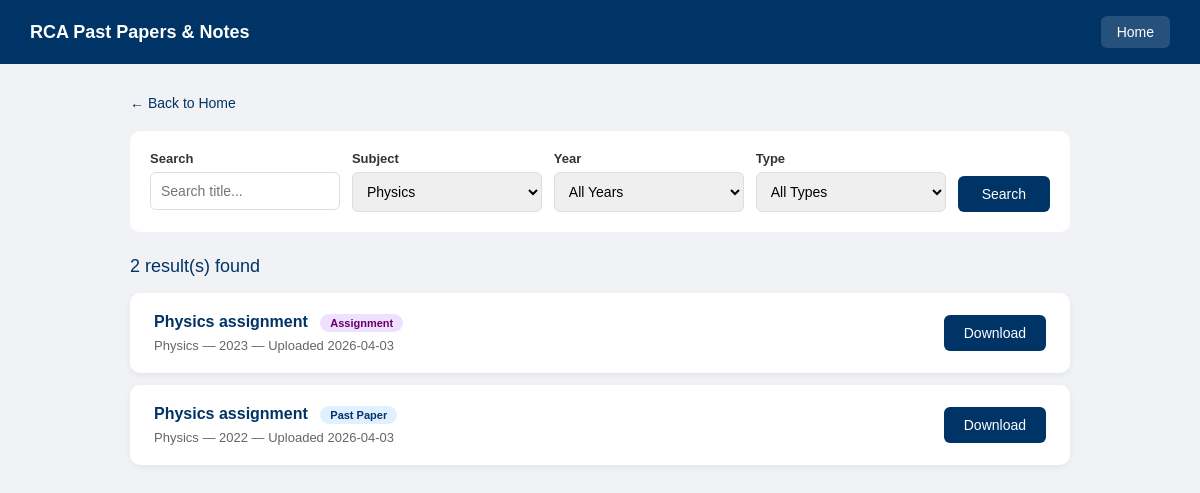
Page /browse?subject=2 on the committed database.
### tables this page shows
CREATE TABLE papers (
            id INTEGER PRIMARY KEY AUTOINCREMENT,
            title TEXT NOT NULL,
            subject_id INTEGER NOT NULL,
            year INTEGER NOT NULL,
            paper_type TEXT NOT NULL,
            file_path TEXT NOT NULL,
            file_type TEXT NOT NULL,
            description TEXT,
            uploaded_at TIMESTAMP DEFAULT CURRENT_TIMESTAMP,
            FOREIGN KEY (subject_id) REFERENCES subjects (id)
        );

CREATE TABLE subjects (
            id INTEGER PRIMARY KEY AUTOINCREMENT,
            name TEXT NOT NULL UNIQUE,
            year INTEGER NOT NULL
        );

### app.py (the view)
@app.route('/browse')
def browse():
    conn = get_db()
    subjects = conn.execute(
        'SELECT * FROM subjects').fetchall()
    years = list(range(datetime.now().year, 2019, -1))
    search = request.args.get('search', '')
    selected_subject = request.args.get('subject', '')
    selected_year = request.args.get('year', '')
    selected_type = request.args.get('paper_type', '')
    query = '''SELECT papers.*, subjects.name as subject_name
               FROM papers JOIN subjects
               ON papers.subject_id = subjects.id
               WHERE 1=1'''
    params = []
    if search:
        query += ' AND papers.title LIKE ?'
        params.append('%' + search + '%')
    if selected_subject:
        query += ' AND papers.subject_id = ?'
        params.append(selected_subject)
    if selected_year:
        query += ' AND papers.year = ?'
        params.append(selected_year)
    if selected_type:
        query += ' AND papers.paper_type = ?'
        params.append(selected_type)
    query += ' ORDER BY papers.uploaded_at DESC'
    all_papers = conn.execute(query, params).fetchall()
    conn.close()
    return render_template('browse.html',
        papers=all_papers,
        subjects=subjects,
        years=years,
        search=search,
        selected_subject=selected_subject,
        selected_year=selected_year,
        selected_type=selected_type)

### app.py (called while the page is built)
def get_db():
    conn = sqlite3.connect('database/papers.db')
    conn.row_factory = sqlite3.Row
    return conn

### templates/browse.html (shortened to what this page needs)
<!DOCTYPE html>
<html lang="en">
<head>
</head>
<body>
    <div class="navbar">
        <h1>RCA Past Papers & Notes</h1>
        <a href="/">Home</a>
    </div>
    <div class="container">
        <a href="/" class="back-link">← Back to Home</a>
        <div class="filters">
            <form method="GET" action="/browse"
                style="display:flex;gap:12px;width:100%;flex-wrap:wrap;">
                <div class="filter-group">
                    <label>Search</label>
                    <input type="text" name="search"
                        value="{{ search }}"
                        placeholder="Search title..."/>
                </div>
                <div class="filter-group">
                    <label>Subject</label>
                    <select name="subject">
                        {% for subject in subjects %}
                        <option value="{{ subject['id'] }}"
                            {% if selected_subject == subject['id']|string %}
                            selected{% endif %}>
                            {{ subject['name'] }}
                        </option>
                        {% endfor %}
                    </select>
                </div>
                <div class="filter-group">
                    <label>Year</label>
                    <select name="year">
                        <option value="">All Years</option>
                    </select>
                </div>
                <div class="filter-group">
                    <label>Type</label>
                    <select name="paper_type">
                        <option value="">All Types</option>
                    </select>
                </div>
                <button type="submit">Search</button>
            </form>
        </div>
        <div class="results-title">
            {{ papers|length }} result(s) found
        </div>
        {% if papers %}
            {% for paper in papers %}
            <div class="paper-card">
                <div class="paper-info">
                    <h4>
                        {{ paper['title'] }}
                        {% if paper['paper_type'] == 'Past Paper' %}
                        <span class="badge badge-paper">Past Paper</span>
                        {% elif paper['paper_type'] == 'Notes' %}
                        <span class="badge badge-note">Notes</span>
                        {% elif paper['paper_type'] == 'Mock Exam' %}
                        <span class="badge badge-mock">Mock Exam</span>
                        {% else %}
                        <span class="badge badge-assign">Assignment</span>
                        {% endif %}
                    </h4>
                    <p>{{ paper['subject_name'] }} —
                       {{ paper['year'] }} —
                       Uploaded {{ paper['uploaded_at'][:10] }}</p>
                </div>
                <a href="/student-download/{{ paper['id'] }}"
                    class="btn-download">Download</a>
            </div>
            {% endfor %}
        {% else %}
            <div class="empty">
                <h3>No papers found</h3>
                <p>Try changing your search or filters.</p>
            </div>
        {% endif %}
    </div>
</body>
</html>

### templates/browse.html (style rules this page uses)
* { margin: 0; padding: 0; box-sizing: border-box; }
body { font-family: Arial, sans-serif; background: #f0f2f5; }
.navbar { background: #003366; color: white; padding: 16px 30px; display: flex; justify-content: space-between; align-items: center; }
.navbar h1 { font-size: 18px; }
.navbar a { color: white; text-decoration: none; padding: 8px 16px; border-radius: 6px; font-size: 14px; background: rgba(255,255,255,0.15); }
.container { padding: 30px; max-width: 1000px; margin: 0 auto; }
.filters { background: white; padding: 20px; border-radius: 10px; margin-bottom: 24px; display: flex; gap: 12px; flex-wrap: wrap; align-items: flex-end; }
.filter-group { flex: 1; min-width: 160px; }
.filter-group label { display: block; font-size: 13px; color: #333; font-weight: bold; margin-bottom: 6px; }
.filter-group input, .filter-group select { width: 100%; padding: 10px; border: 1px solid #ddd; border-radius: 6px; font-size: 14px; }
.filters button { padding: 10px 24px; background: #003366; color: white; border: none; border-radius: 6px; font-size: 14px; cursor: pointer; align-self: flex-end; }
.results-title { font-size: 18px; color: #003366; margin-bottom: 16px; }
.paper-card { background: white; padding: 20px 24px; border-radius: 10px; margin-bottom: 12px; display: flex; justify-content: space-between; align-items: center; box-shadow: 0 2px 6px rgba(0,0,0,0.06); }
.paper-info h4 { color: #003366; font-size: 16px; margin-bottom: 6px; }
.paper-info p { color: #666; font-size: 13px; }
.badge { display: inline-block; padding: 3px 10px; border-radius: 20px; font-size: 11px; font-weight: bold; margin-left: 8px; }
.badge-paper { background: #e0f0ff; color: #003366; }
.badge-assign { background: #f0e0ff; color: #660066; }
.btn-download { background: #003366; color: white; padding: 10px 20px; border-radius: 6px; text-decoration: none; font-size: 14px; white-space: nowrap; }
.back-link { display: inline-block; margin-bottom: 20px; color: #003366; text-decoration: none; font-size: 14px; }

### rows in the picture
papers: title "Physics assignment", paper_type "Assignment", subject_name "Physics", year "2023", uploaded_at "2026-04-03"
papers: title "Physics assignment", paper_type "Past Paper", subject_name "Physics", year "2022", uploaded_at "2026-04-03"

### other values in the picture
{{ papers|length }} "2"
form field subject "Physics"
